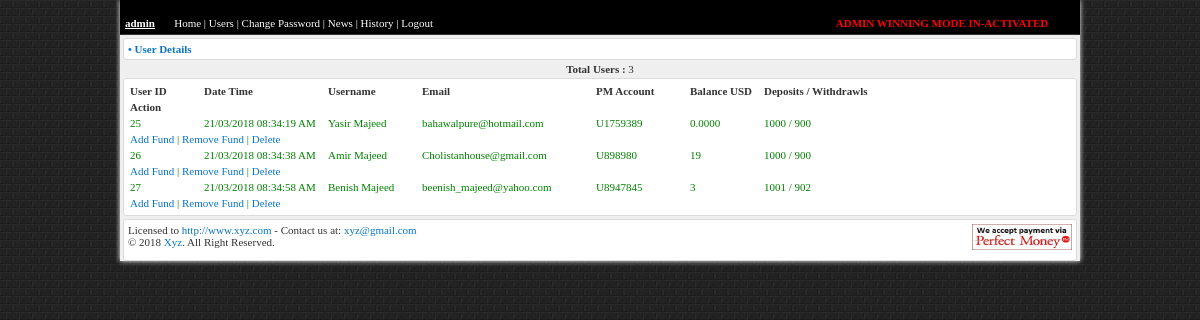
The app's page /headtailadmin/users.php (signed in) with its own data.
### tables this page shows
CREATE TABLE `user` (
  `id` int(11) NOT NULL,
  `date` varchar(255) NOT NULL,
  `username` varchar(255) NOT NULL,
  `email` varchar(255) NOT NULL,
  `password` varchar(255) NOT NULL,
  `pmaccount` varchar(255) NOT NULL,
  `balance` varchar(255) NOT NULL
);

### headtailadmin/users.php (the view, shortened to what this page needs)
<?php include "header.php";
?>
<?php
function deposit($did){
	include "dbconnection.php";
						$sql = "SELECT amount FROM dhistory WHERE id = '$did'  ";
$result = mysqli_query($con,$sql);
$deposit=0;
while($row = mysqli_fetch_array($result)){
	 $deposit=$deposit + $row[amount];
}
echo $deposit;
}
?>
<?php
function withdraw($wid){
	include "dbconnection.php";
						$sql = "SELECT amount FROM whistory WHERE id= '$wid'   ";
$result = mysqli_query($con,$sql);
$withdrawl=0;
while($row = mysqli_fetch_array($result)){
	 $withdrawl=$withdrawl + $row[amount];
}
echo $withdrawl;
}?>
			<?php
						$sql = "SELECT * FROM user  ";
$result = mysqli_query($con,$sql);
$sum=0;
while($row = mysqli_fetch_array($result)){
	 $sum=$sum + 1;
}?>
			<div id="stat_box">&bull; User Details</div>	<strong>Total Users :</strong> <?php echo $sum;?> 	<br><?php
			?>		<div id="box">
			    <div class="cell_id"><b>User ID</b></div>
				<div class="cell_120"><b>Date Time</b></div>
				<div class="cell_003"><b>Username</b></div>
				<div class="cell_004"><b>Email</b></div>
				<div class="cell_003"><b>PM Account</b></div>
				<div class="cell_id"><b>Balance USD</b></div>
				<div class="cell_001"><b>Deposits / Withdrawls</b></div>
				<div class="cell_002"><b>Action</b></div>
<?php
						$sql = "SELECT * FROM user  ";
$result = mysqli_query($con,$sql);
while($row = mysqli_fetch_array($result)){
	 $color ='green';
						?>
						<div class="cell_id"><font color='<?php echo $color?>'><?php echo $row[id];?></font></div>
						<div class="cell_120"><font color='<?php echo $color?>'><?php echo $row[date];?></font></div>
						<div class="cell_003"><font color='<?php echo $color?>'><?php echo $row[username];?></font></div>
						<div class="cell_004"><font color='<?php echo $color?>'><?php echo $row[email];?></font></div>
						<div class="cell_003"><font color='<?php echo $color?>'><?php echo $row[pmaccount];?></font></div>
						<div class="cell_id"><font color='<?php echo $color?>'><?php echo $row[balance];?></font></div>
						<div class="cell_001"><font color='<?php echo $color?>'><?php deposit($row[id]); ?>   / <?php withdraw($row[id]); ?></font></div>
						<div class="cell_002" width="200px"><font color='<?php echo $color?>'><a href="addfund.php?id=<?php echo $row[id];?>">Add Fund</a> | <a href="del.php?rid=<?php echo $row[id];?>">Remove Fund</a> | <a href="del.php?id=<?php echo $row[id];?>">Delete</a></font></div>
<?php }?>
						</div>
			<?php include "footer.php";  ?>

### headtailadmin/header.php (shortened to what this page needs)
<?php session_start();
include "dbconnection.php";
$sql = "SELECT * FROM admin WHERE id='$_SESSION[admin_id]'";
$result = mysqli_query($con,$sql);
while($row = mysqli_fetch_array($result)){
	 $name = $row[username];
	 $mode = $row[active];
	 	}
?>
<head>
		<link href='media/style.css' REL='stylesheet' TYPE='text/css'>
	</head>
	<body>
		<div id="layout">
			<div id="top_box">
			<br>
			<?php if (empty($_SESSION[admin_id])){?>
			<?php } else { ?>
			<u><strong> <?php echo $name;?></strong></u> &nbsp &nbsp &nbsp <a href="dashboard.php">Home</a> | <a href="users.php">Users</a>  | <a href="changepassword.php">Change Password</a> | <a href="news.php">News</a> | <a href="history.php">History</a> | <a href="logout.php">Logout</a>
			<?php  if($mode==1){?>
			<a href="adminwin.php?adminactive=1" align="right" style="   border-left-width: 90px; margin-left: 400px; color:yellow;"><b>ADMIN WINNING MODE ACTIVATED</b></a>
			<?php }else {?>
			<a href="adminwin.php?adminactive=0" align="right" style="   border-left-width: 90px; margin-left: 400px; color:red;"><b>ADMIN WINNING MODE IN-ACTIVATED</b></a>
			<?php }} ?>
						</div>

### headtailadmin/media/style.css (style rules this page uses)
body { font-size:11px; color: #333333; font-family: verdana; background: #1a1a1a url(bg.gif) repeat; margin:0px; }
a { color:#0a74c6; text-decoration: none; }
#layout { width: 80%; margin-left:auto; margin-right:auto; text-align:center; box-shadow: 0px 0px 5px #ffffff; background-color:#efefef; }
#top_box { text-align: left; padding:5px; background-color:#000000; color:#FFFFFF; border-bottom: 1px solid #333333; }
#top_box a, #top_box a:visited { color:#FFFFFF; }
#box { background: #FFF; border: 1px solid #dbdbdb; padding: 4px; border-radius: 3px; overflow: hidden; margin:3px; }
#stat_box { text-align: left; background: #FFF; border: 1px solid #dbdbdb; padding: 4px; border-radius: 3px; overflow: hidden; margin:3px; font-weight: bold; color: #0a74c6; }
.cell_120 { text-align: left; width: 120px; padding: 2px; float: left; }
.cell_id { text-align: left; width: 70px; padding: 2px; float: left; }
.cell_002 { text-align: left; width: 190px; padding: 2px; float: left; }
.cell_001 { text-align: left; width: 170px; padding: 2px; float: left; }
.cell_003 { text-align: left; width: 90px; padding: 2px; float: left; }
.cell_004 { text-align: left; width: 170px; padding: 2px; float: left; }

### records on screen
user: id "25", date "21/03/2018 08:34:19 AM", username "Yasir Majeed", email "bahawalpure@hotmail.com", pmaccount "U1759389", balance "0.0000", deposit "1000", withdrawl "900"
user: id "26", date "21/03/2018 08:34:38 AM", username "Amir Majeed", email "Cholistanhouse@gmail.com", pmaccount "U898980", balance "19", deposit "1000", withdrawl "900"
user: id "27", date "21/03/2018 08:34:58 AM", username "Benish Majeed", email "beenish_majeed@yahoo.com", pmaccount "U8947845", balance "3", deposit "1001", withdrawl "902"

### other values on screen
$name "admin"
$sum "3"
